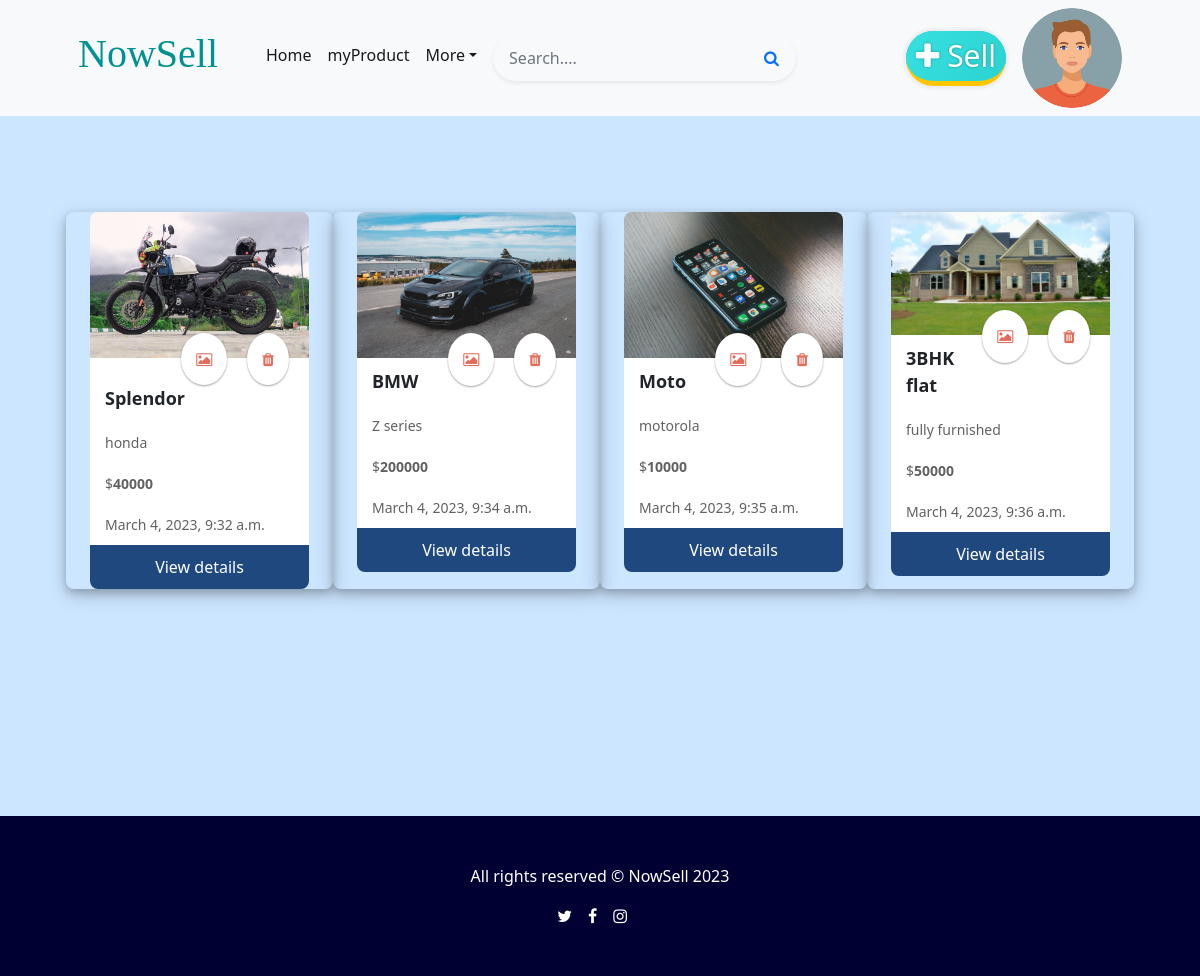
The page /productadded (signed in) on the database its author committed.
### customer/models.py (models this page shows)
class Products(models.Model):
    name=models.CharField(max_length=200)
    owner=models.ForeignKey(User,on_delete=models.CASCADE)
    description=models.CharField(max_length=200)
    condition=models.CharField(max_length=200,null=True)
    cats=(("car","car"),
          ("mobile","mobile"),
          ("bike","bike"),
          ("house","house"))
    category=models.CharField(max_length=200,choices=cats,default="bike")
    location=models.CharField(max_length=200)
    price=models.PositiveIntegerField()
    options=(
        ("for-sale","for-sale"),
        ("exchange","exchange"),
        ("sold","sold"),
        ("rent","rent"),
    )
    status=models.CharField(max_length=200,choices=options,default="for-sale")
    date=models.DateTimeField(auto_now_add=True)
    image=models.ImageField(upload_to="productimg",null=True)

### customer/views.py (the view)
# urls.py: path("productadded",views.ProductAddedView.as_view(),name="addedproduct"),
@method_decorator(decs,name="dispatch")
class ProductAddedView(ListView):
    template_name="myproducts.html"
    model=Products
    context_object_name="product"
    def get_queryset(self):
        return Products.objects.filter(owner=self.request.user)

### customer/views.py (called while the page is built)
def signin_required(fn):
    def wrapper(request,*args,**kwargs):
        if not request.user.is_authenticated:
            messages.error(request,"invalid session")
            return redirect('signin')
        else:
            return fn(request,*args,**kwargs)
    return wrapper

### customer/templates/myproducts.html (shortened to what this page needs)
{%extends 'base.html'%}
{%block body%}
<section class="py-5">
    <div class="container px-4 px-lg-5 mt-5" >
        <div class="row gx-4 gx-lg-5 row-cols-2 row-cols-md-3 row-cols-xl-4 justify-content-center">
            {%for product in product%}
            <div class="card-sl mb-5">
               {%if product.image%}
               <div class="card-image">
                    <img
                    src="{{product.image.url}}" />
                 </div>
               {%else%}
               <div class="card-image">
                    <img
                    src="https://dummyimage.com/300.png/09f/fff" />
               </div>
               {%endif%}
                <a class="card-action" href="{%url 'deleteprod' product.id%}"><i class="fa fa-trash"></i></a>
                <a class="card-action" href=""><i class="fa fa-image"></i></a>
                <div class="card-heading">
                    {{product.name}}
                </div>
                <div class="card-text">
                    {{product.description}}
                </div>
                <div class="card-text">
                    $<strong>{{product.price}}</strong>
                </div>
                <div class="card-text">
                    {{product.date}}
                </div>
                <a href="{%url 'myproductdetail' product.id%}" class="card-button nav-link"> View details</a>
            </div>
            {%endfor%}
        </div>
    </div>
</section>
{%endblock%}

### customer/templates/myproducts.html (style rules this page uses)
.card-sl { border-radius: 8px; box-shadow: 0 4px 8px 0 rgba(0, 0, 0, 0.2), 0 6px 20px 0 rgba(0, 0, 0, 0.19); }
.card-image img { max-height: 100%; max-width: 100%; border-radius: 8px 8px 0px 0; }
.card-action { position: relative; float: right; margin-top: -25px; margin-right: 20px; z-index: 2; color: #E26D5C; background: #fff; border-radius: 100%; padding: 15px; font-size: 15px; box-shadow: 0 1px 2px 0 rgba(0, 0, 0, 0.2), 0 1px 2px 0 rgba(0, 0, 0, 0.19); }
.card-heading { font-size: 18px; font-weight: bold; background: #fff; padding: 10px 15px; }
.card-text { padding: 10px 15px; background: #fff; font-size: 14px; color: #636262; }
.card-button { display: flex; justify-content: center; padding: 10px 0; width: 100%; background-color: #1F487E; color: #fff; border-radius: 0 0 8px 8px; }

### rows shown on the page
Products: image (picture), name "Splendor", description "honda", price "40000", date "March 4, 2023, 9:32 a.m."
Products: image (picture), name "BMW", description "Z series", price "200000", date "March 4, 2023, 9:34 a.m."
Products: image (picture), name "Moto", description "motorola", price "10000", date "March 4, 2023, 9:35 a.m."
Products: image (picture), name "3BHK flat", description "fully furnished", price "50000", date "March 4, 2023, 9:36 a.m."
